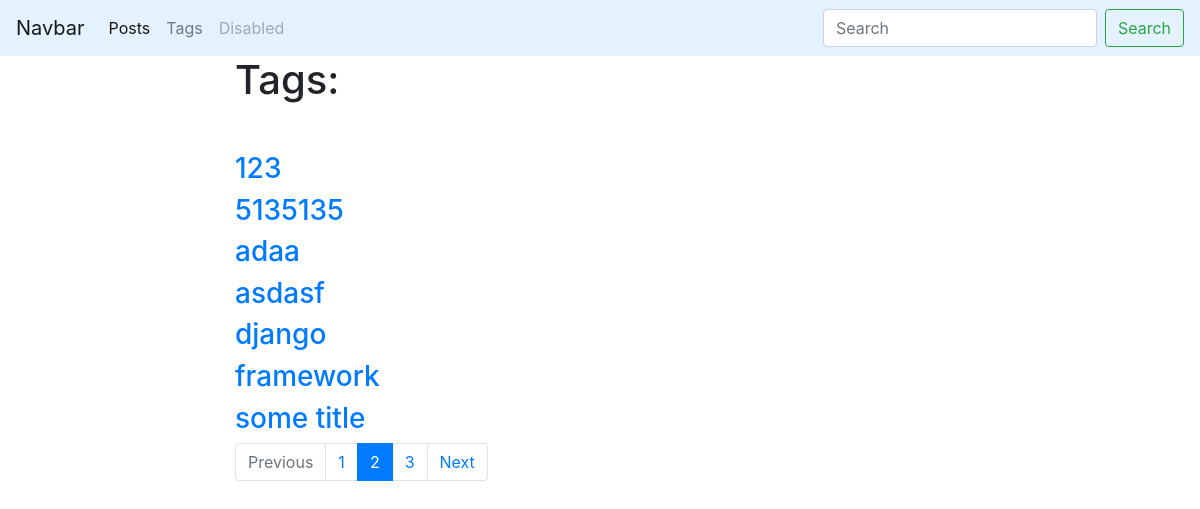
/blog/tags/, run on an earlier commit of the app's database.
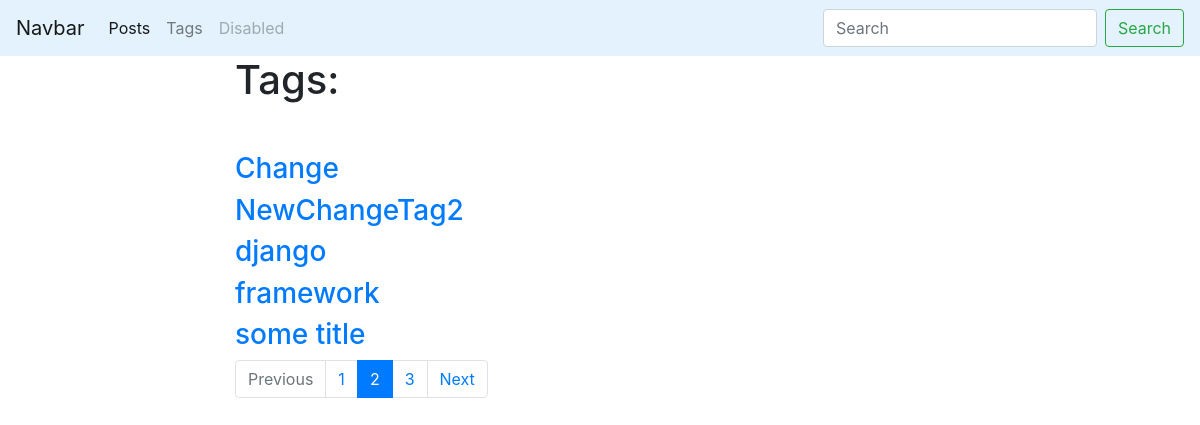
And on a later commit of the database.
### blog/models.py (models this page shows, shortened)
class Tag(models.Model):
    title = models.CharField(max_length=50)
    slug = models.SlugField(max_length=50, unique=True)
    def get_absolute_url(self):
        return reverse('tag_detail_url', kwargs={'slug': self.slug})
    class Meta:
        ordering = ['title']

### blog/views.py (the view)
# urls.py: path('tags/', tags_list, name='tags_list_url'),
def tags_list(request):
    tags = Tag.objects.all()
    return render(request, 'blog/tags_list.html', context={'tags': tags})

### blog/templates/blog/tags_list.html (shortened to what this page needs)
{% extends 'blog/base_blog.html' %}
{% block content %}
    <h1 class='mb-5'>Tags:</h1>
    {% for tag in tags %}
        <h3><a href="{{ tag.get_absolute_url }}">{{ tag.title }}</a></h3>
    {% endfor %}
{% endblock %}

### blog/templates/blog/base_blog.html (shortened to what this page needs)
{% extends 'base.html' %}

### templates/base.html (shortened to what this page needs)
{% load static %}
<!DOCTYPE html>
<html lang="en">
  <head>
    <link rel="stylesheet" href="https://stackpath.bootstrapcdn.com/bootstrap/4.3.1/css/bootstrap.min.css">
    <link rel="stylesheet" href="{% static 'css/styles.css' %}">
  </head>
  <body>
    <nav class="navbar navbar-expand-lg navbar-light" style="background-color: #e3f2fd;">
      <a class="navbar-brand" href="#">Navbar</a>
      <div class="collapse navbar-collapse" id="navbarSupportedContent">
        <ul class="navbar-nav mr-auto">
          <li class="nav-item active">
            <a class="nav-link" href="{% url 'posts_list_url' %}">Posts</a>
          </li>
          <li class="nav-item">
            <a class="nav-link" href="{% url 'tags_list_url' %}">Tags</a>
          </li>
          <li class="nav-item">
            <a class="nav-link disabled" href="#" tabindex="-1" aria-disabled="true">Disabled</a>
          </li>
        </ul>
        <form class="form-inline my-2 my-lg-0">
          <input class="form-control mr-sm-2" type="search" placeholder="Search" aria-label="Search">
          <button class="btn btn-outline-success my-2 my-sm-0" type="submit">Search</button>
        </form>
      </div>
    </nav>
    <div class="container">
      <div class="row">
        <div class="col-6 offset-md-2">
          {% block content %}{% endblock %}
          <nav aria-label="...">
            <ul class="pagination">
              <li class="page-item disabled">
                <a class="page-link" href="#" tabindex="-1" aria-disabled="true">Previous</a>
              </li>
              <li class="page-item"><a class="page-link" href="#">1</a></li>
              <li class="page-item active" aria-current="page">
                <a class="page-link" href="#">2 <span class="sr-only">(current)</span></a>
              </li>
              <li class="page-item"><a class="page-link" href="#">3</a></li>
              <li class="page-item">
                <a class="page-link" href="#">Next</a>
              </li>
            </ul>
          </nav>
        </div>
      </div>
    </div>
  </body>
</html>

What changed in the data, as far as the page shows it:
removed Tag: title "123"
removed Tag: title "5135135"
removed Tag: title "adaa"
removed Tag: title "asdasf"
added Tag: title "Change"
added Tag: title "NewChangeTag2"
